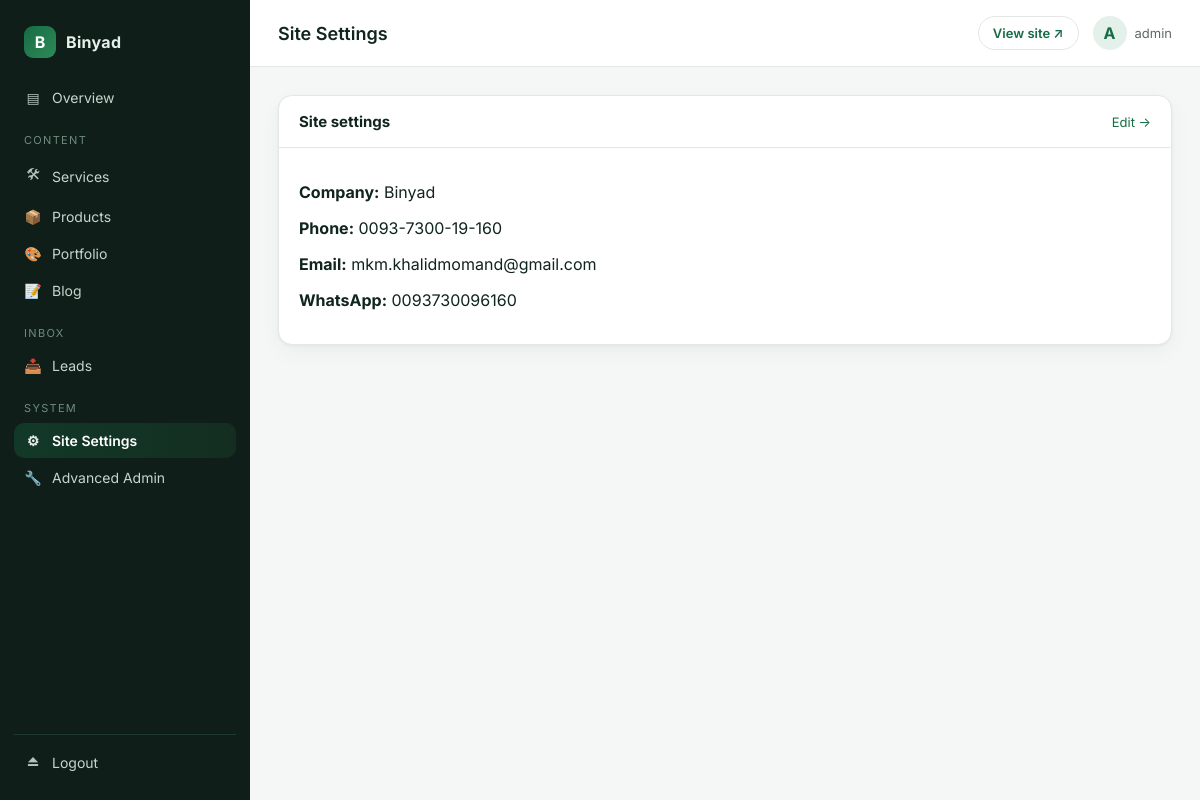
Before: /control/settings/ (signed in) with the older database file.
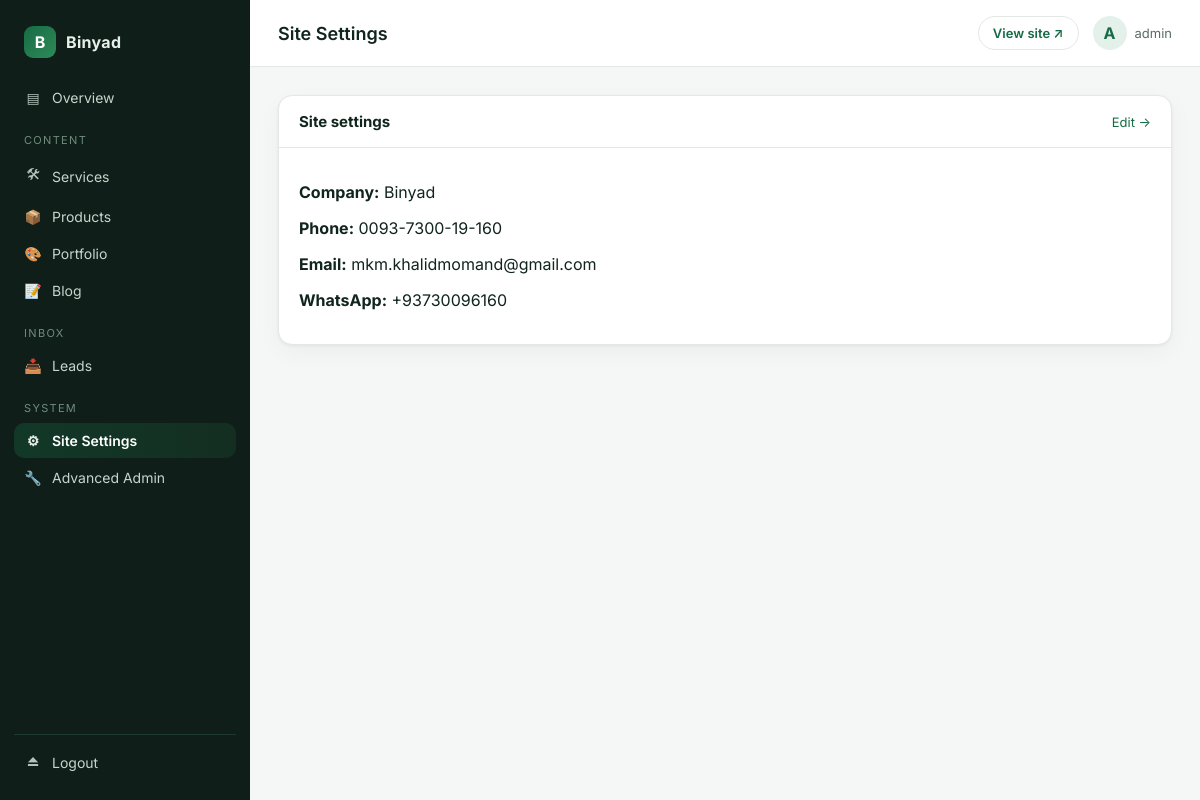
After: the same page with the newer database file.
### apps/core/models.py (models this page shows, shortened)
class SiteSettings(models.Model):
    company_name = models.CharField(max_length=120, default="Binyad")
    name_fa = models.CharField(max_length=120, default="بنیاد")
    name_ps = models.CharField(max_length=120, default="بنیاد")
    name_en = models.CharField(max_length=120, default="Binyad")
    tagline_fa = models.CharField(max_length=255, default="راه‌حل‌های مدیریت، اداری و تکنالوژی")
    tagline_ps = models.CharField(max_length=255, blank=True)
    tagline_en = models.CharField(max_length=255, default="Business, Management & IT Solutions")
    logo = models.ImageField(upload_to="brand/", blank=True, validators=[FileExtensionValidator(["png","jpg","jpeg","svg","webp"])])
    favicon = models.ImageField(upload_to="brand/", blank=True)
    phone = models.CharField(max_length=40, blank=True)
    whatsapp = models.CharField(max_length=40, blank=True, help_text="International format without +, e.g. 93700000000")
    email = models.EmailField(blank=True)
    address_fa = models.CharField(max_length=255, blank=True)
    address_ps = models.CharField(max_length=255, blank=True)
    address_en = models.CharField(max_length=255, blank=True)
    facebook = models.URLField(blank=True)
    instagram = models.URLField(blank=True)
    linkedin = models.URLField(blank=True)
    telegram = models.URLField(blank=True)
    opening_hours_fa = models.CharField(max_length=255, blank=True)
    opening_hours_ps = models.CharField(max_length=255, blank=True)
    opening_hours_en = models.CharField(max_length=255, blank=True)
    google_maps_url = models.URLField(blank=True)
    footer_text_fa = models.TextField(blank=True)
    footer_text_ps = models.TextField(blank=True)
    footer_text_en = models.TextField(blank=True)
    class Meta:
        verbose_name = _("Site Settings")
        verbose_name_plural = _("Site Settings")
    @classmethod
    def load(cls):
        obj, _ = cls.objects.get_or_create(pk=1)
        return obj

### apps/dashboard/views.py (the view)
# urls.py: path("settings/", views.SettingsView.as_view(), name="settings"),
class SettingsView(StaffRequiredMixin, TemplateView):
    template_name = "dashboard/settings.html"
    def get_context_data(self, **kwargs):
        ctx = super().get_context_data(**kwargs)
        ctx["site"] = SiteSettings.objects.first()
        return ctx

### apps/core/context_processors.py (called while the page is built)
def site_settings(request):
    try:
        return {
            "site": SiteSettings.load(),
            "nav_items": NavItem.objects.filter(active=True),
            "social_links": SocialLink.objects.filter(active=True),
        }
    except Exception:
        return {"site": None, "nav_items": [], "social_links": []}

### apps/dashboard/context_processors.py (called while the page is built)
def dashboard_context(request):
    if not request.path.startswith("/control/"):
        return {}
    from apps.core.models import SiteSettings
    try:
        site = SiteSettings.objects.first()
    except Exception:
        site = None
    return {
        "site_settings": site,
        "dashboard_brand": "Binyad Control Panel",
    }

### apps/dashboard/mixins.py (called while the page is built)
    def test_func(self):
        u = self.request.user
        return u.is_authenticated and u.is_staff and u.is_active

### templates/dashboard/settings.html
{% extends "dashboard/base.html" %}
{% block page_title %}Site Settings{% endblock %}
{% block content %}
<section class="panel">
    <header class="panel-head">
        <h2>Site settings</h2>
        <a class="panel-action" href="/binyad-admin/core/sitesettings/" target="_blank">Edit →</a>
    </header>
    <div class="panel-body">
        {% if site %}
        <p><strong>Company:</strong> {{ site.company_name }}</p>
        <p><strong>Phone:</strong> {{ site.phone }}</p>
        <p><strong>Email:</strong> {{ site.email }}</p>
        <p><strong>WhatsApp:</strong> {{ site.whatsapp }}</p>
        {% else %}
        <p style="color:#5B6B63;">No SiteSettings row yet. <a href="/binyad-admin/core/sitesettings/add/">Create one →</a></p>
        {% endif %}
    </div>
</section>
{% endblock %}

Changed rows visible on the page:
changed SiteSettings "Binyad": whatsapp "0093730096160" → "+93730096160"
